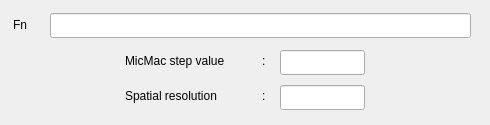
<?xml version="1.0" encoding="UTF-8"?>
<ui version="4.0">
 <class>Widget_MicMacStepValueAndSpatialResolution</class>
 <widget class="QWidget" name="Widget_MicMacStepValueAndSpatialResolution">
  <property name="geometry">
   <rect>
    <x>0</x>
    <y>0</y>
    <width>490</width>
    <height>125</height>
   </rect>
  </property>
  <property name="windowTitle">
   <string>Form</string>
  </property>
  <widget class="QLineEdit" name="lineEdit_micmacStepValue">
   <property name="geometry">
    <rect>
     <x>280</x>
     <y>50</y>
     <width>85</width>
     <height>25</height>
    </rect>
   </property>
   <property name="inputMethodHints">
    <set>Qt::ImhDigitsOnly</set>
   </property>
   <property name="text">
    <string/>
   </property>
  </widget>
  <widget class="QLabel" name="label_micmacStepValue">
   <property name="geometry">
    <rect>
     <x>125</x>
     <y>52</y>
     <width>136</width>
     <height>17</height>
    </rect>
   </property>
   <property name="text">
    <string>MicMac step value</string>
   </property>
  </widget>
  <widget class="QLineEdit" name="lineEdit_spatialResolution">
   <property name="geometry">
    <rect>
     <x>280</x>
     <y>85</y>
     <width>85</width>
     <height>25</height>
    </rect>
   </property>
   <property name="inputMethodHints">
    <set>Qt::ImhDigitsOnly</set>
   </property>
  </widget>
  <widget class="QLabel" name="label_spatialResolution">
   <property name="geometry">
    <rect>
     <x>125</x>
     <y>87</y>
     <width>136</width>
     <height>17</height>
    </rect>
   </property>
   <property name="text">
    <string>Spatial resolution</string>
   </property>
  </widget>
  <widget class="QStackedWidget" name="stackedWidget">
   <property name="geometry">
    <rect>
     <x>0</x>
     <y>5</y>
     <width>481</width>
     <height>41</height>
    </rect>
   </property>
   <property name="currentIndex">
    <number>0</number>
   </property>
   <widget class="QWidget" name="page_fileWithSmallTitle">
    <widget class="QLineEdit" name="lineEdit_fileWST">
     <property name="geometry">
      <rect>
       <x>50</x>
       <y>8</y>
       <width>421</width>
       <height>25</height>
      </rect>
     </property>
     <property name="focusPolicy">
      <enum>Qt::NoFocus</enum>
     </property>
     <property name="inputMask">
      <string notr="true"/>
     </property>
     <property name="readOnly">
      <bool>true</bool>
     </property>
     <property name="placeholderText">
      <string notr="true"/>
     </property>
    </widget>
    <widget class="QLabel" name="label_fileSmallTitle">
     <property name="geometry">
      <rect>
       <x>13</x>
       <y>11</y>
       <width>31</width>
       <height>17</height>
      </rect>
     </property>
     <property name="text">
      <string>Fn</string>
     </property>
    </widget>
   </widget>
   <widget class="QWidget" name="page_file">
    <widget class="QLineEdit" name="lineEdit_file">
     <property name="geometry">
      <rect>
       <x>10</x>
       <y>8</y>
       <width>461</width>
       <height>25</height>
      </rect>
     </property>
     <property name="focusPolicy">
      <enum>Qt::NoFocus</enum>
     </property>
     <property name="readOnly">
      <bool>true</bool>
     </property>
     <property name="placeholderText">
      <string notr="true"/>
     </property>
    </widget>
   </widget>
  </widget>
  <widget class="QLabel" name="label_micmacStepValue_colon">
   <property name="geometry">
    <rect>
     <x>262</x>
     <y>52</y>
     <width>16</width>
     <height>17</height>
    </rect>
   </property>
   <property name="text">
    <string>:</string>
   </property>
  </widget>
  <widget class="QLabel" name="label_spatialResolution_colon">
   <property name="geometry">
    <rect>
     <x>262</x>
     <y>87</y>
     <width>16</width>
     <height>17</height>
    </rect>
   </property>
   <property name="text">
    <string>:</string>
   </property>
  </widget>
 </widget>
 <tabstops>
  <tabstop>lineEdit_fileWST</tabstop>
  <tabstop>lineEdit_micmacStepValue</tabstop>
  <tabstop>lineEdit_spatialResolution</tabstop>
  <tabstop>lineEdit_file</tabstop>
 </tabstops>
 <resources/>
 <connections/>
</ui>
